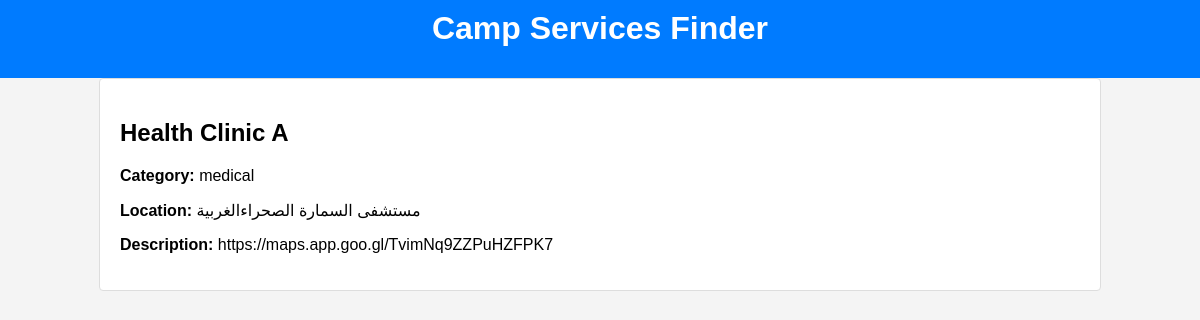
Screenshot of /services/service/1/ with the database file from the repository.
### services/models.py (models this page shows, shortened)
class Service(models.Model):
    CATEGORY_CHOICES = [
        ('medical', 'Medical'),
        ('food', 'Food'),
        ('education', 'Education'),
    ]
    name = models.CharField(max_length=200)
    category = models.CharField(max_length=20, choices=CATEGORY_CHOICES)
    location = models.CharField(max_length=255)
    description = models.TextField()
    contact_info = models.CharField(max_length=255)
    hours = models.CharField(max_length=255)

### services/views.py (the view)
# urls.py: path('service/<int:pk>/', views.service_detail, name='service_detail'),
def service_detail(request, pk):
    service = get_object_or_404(Service, pk=pk)
    return render(request, 'services/service_detail.html', {'service': service})

### services/templates/services/service_detail.html (shortened to what this page needs)
<!DOCTYPE html>
<html>
<head>
    {% load static %}
    <link rel="stylesheet" type="text/css" href="{% static 'services/styles.css' %}">
</head>
<body>
    <header>
        <h1>Camp Services Finder</h1>
    </header>
    <div class="container service-detail">
        <h2>{{ service.name }}</h2>
        <p><strong>Category:</strong> {{ service.category }}</p>
        <p><strong>Location:</strong> {{ service.location }}</p>
        <p><strong>Description:</strong> {{ service.description }}</p>
    </div>
</body>
</html>

### services/static/services/styles.css (style rules this page uses)
body { font-family: Arial, sans-serif; margin: 0; padding: 0; background-color: #f4f4f4; }
header { background-color: #007bff; color: white; padding: 10px 0; text-align: center; }
h1 { margin-top: 0; }
.container { width: 80%; margin: 0 auto; padding: 20px; }
.service-detail { background-color: white; border: 1px solid #ddd; border-radius: 4px; padding: 20px; }

### rows the page displays
Service: name "Health Clinic A", category "medical", location "مستشفى السمارة الصحراءالغربية", description "https://maps.app.goo.gl/TvimNq9ZZPuHZFPK7"
